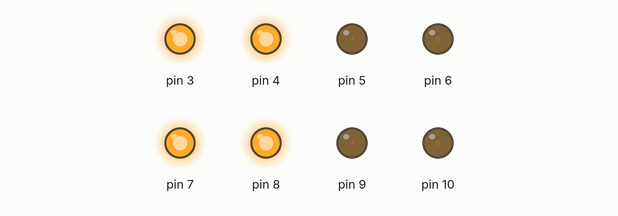
Simulated run of this sketch. Board: Arduino Uno, built with avr-gcc and run on an emulated ATmega328P. Shown: output pins drawn as LEDs (lit = HIGH).

Above: at 0.1 s.
Timing chart, 0 to 1.6 s (numbered marks = the images above):
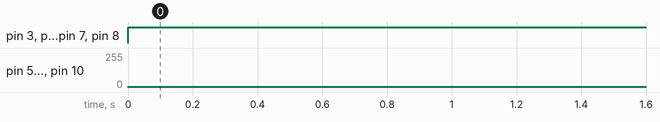

Measured:
- by itself, pin 3, pin 4, pin 7, pin 8: LOW → HIGH at 0.00 s
- by itself, pin 5, pin 6, pin 9, pin 10: 0/255 → 1/255 at 0.00 s

The sketch:

motor_control.ino
```cpp
#include "driver.h"

/*
3,4 Digital
5,6 PWM
7,8 Digital
9,10 PWM


------- | DIR | EN(~)
Motor 1 | 3   | 5  ~  Rear Left
Motor 2 | 4   | 6  ~  Rear Right
Motor 3 | 7   | 9  ~  Front Left
Motor 4 | 8   | 10 ~  Front Right


New Changes
------- | DIR | EN(~)
Motor 1 | 3   | 5  ~  Front Right
Motor 2 | 4   | 6  ~  Front Left
Motor 3 | 7   | 9  ~  Rear Right
Motor 4 | 8   | 10 ~  Rear Left

*/

Motor motor_rl(8,10);
Motor motor_rr(7,9);
Motor motor_fl(4,6);
Motor motor_fr(3,5);
Robot car(15,15,motor_rl,motor_rr,motor_fl,motor_fr);

void setup() {
}

void loop() {
  car.runModel(0,1,0);
  //Front
  // motor_rl.setSpeed(1,150);
  // motor_rr.setSpeed(1,150);
  // motor_fl.setSpeed(1,150);
  // motor_fr.setSpeed(1,150);
  // delay(5000);
  // //stop
  // motor_rl.setSpeed(0,0);
  // motor_rr.setSpeed(0,0);
  // motor_fl.setSpeed(1,0);
  // motor_fr.setSpeed(1,0);
  // delay(1000);
  // //Backward
  // motor_rl.setSpeed(0,150);
  // motor_rr.setSpeed(0,150);
  // motor_fl.setSpeed(0,150);
  // motor_fr.setSpeed(0,150);
  // delay(5000);
  // //stop
  // motor_rl.setSpeed(0,0);
  // motor_rr.setSpeed(0,0);
  // motor_fl.setSpeed(1,0);
  // motor_fr.setSpeed(1,0);
  // delay(1000);
  // // 45 deg left
  // motor_rl.setSpeed(1,150);
  // motor_rr.setSpeed(1,0);
  // motor_fl.setSpeed(1,0);
  // motor_fr.setSpeed(1,150);
  // delay(5000);
  // //stop
  // motor_rl.setSpeed(0,0);
  // motor_rr.setSpeed(0,0);
  // motor_fl.setSpeed(1,0);
  // motor_fr.setSpeed(1,0);
  // delay(1000);
  // // 45 deg right
  // motor_rl.setSpeed(1,0);
  // motor_rr.setSpeed(1,150);
  // motor_fl.setSpeed(1,150);
  // motor_fr.setSpeed(1,0);
  // delay(5000);
  // //stop
  // motor_rl.setSpeed(0,0);
  // motor_rr.setSpeed(0,0);
  // motor_fl.setSpeed(1,0);
  // motor_fr.setSpeed(1,0);
  // delay(1000);
  // // 90 deg left
  // motor_rl.setSpeed(1,150);
  // motor_rr.setSpeed(0,150);
  // motor_fl.setSpeed(0,150);
  // motor_fr.setSpeed(1,150);
  // delay(5000);
  // //stop
  // motor_rl.setSpeed(0,0);
  // motor_rr.setSpeed(0,0);
  // motor_fl.setSpeed(1,0);
  // motor_fr.setSpeed(1,0);
  // delay(1000);
  // // 90 deg right
  // motor_rl.setSpeed(0,150);
  // motor_rr.setSpeed(1,150);
  // motor_fl.setSpeed(1,150);
  // motor_fr.setSpeed(0,150);
  // delay(5000);
  // //stop
  // motor_rl.setSpeed(0,0);
  // motor_rr.setSpeed(0,0);
  // motor_fl.setSpeed(1,0);
  // motor_fr.setSpeed(1,0);
  // delay(1000);
  // // 135 deg left
  // motor_rl.setSpeed(0,150);
  // motor_rr.setSpeed(1,0);
  // motor_fl.setSpeed(1,0);
  // motor_fr.setSpeed(0,150);
  // delay(5000);
  // //stop
  // motor_rl.setSpeed(0,0);
  // motor_rr.setSpeed(0,0);
  // motor_fl.setSpeed(1,0);
  // motor_fr.setSpeed(1,0);
  // delay(1000);
  // // 135 deg right
  // motor_rl.setSpeed(0,0);
  // motor_rr.setSpeed(1,150);
  // motor_fl.setSpeed(1,150);
  // motor_fr.setSpeed(0,0);
  // delay(5000);
  // //stop
  // motor_rl.setSpeed(0,0);
  // motor_rr.setSpeed(0,0);
  // motor_fl.setSpeed(1,0);
  // motor_fr.setSpeed(1,0);
  // delay(1000);
}
```

driver.cpp
```cpp
#include "driver.h"

Motor::Motor(int DIR, int EN){
    this->DIR = DIR;
    this->EN = EN;
    pinMode(DIR, OUTPUT);
    pinMode(EN, OUTPUT);
    digitalWrite(DIR, LOW);
    digitalWrite(EN, LOW);
}

void Motor::setSpeed(int direction, int speed){
    speed = min(speed,255);
    speed = max(speed,0);
    digitalWrite(this->DIR, direction);
    analogWrite(this->EN,speed);

}

Robot::Robot(int car_width,int car_height, Motor& motor_rl, Motor& motor_rr, Motor& motor_fl,Motor& motor_fr){
    this->car_width = car_width;
    this->car_height = car_height;
    this->motor_rl = &motor_rl;
    this->motor_rr = &motor_rr;
    this->motor_fl = &motor_fl;
    this->motor_fr = &motor_fr;
}

void Robot::runModel(float Vx,float Vy, float W){ // Vx - velocity in x direction; Vy - velocity in y direction; w - angular velocity of robot
    float state_vector[3] = {Vx,Vy,W};
    float result[4][1];
    float model_mat[4][3] = {{-1,1,(this->car_width+this->car_height)},{1,1,-1*(this->car_width+this->car_height)},{-1,1, -1*(this->car_width+this->car_height)},{1,1,(this->car_width+this->car_height)}};
    for(int i=0;i<4;i++){
        for(int j=0;j<1;j++){
            result[i][j] =0;
            for(int k=0;k<3;k++){
                result[i][j] += model_mat[i][k]*state_vector[k];
             }
        }
    }
    if(result[0][0]>0)
      this->motor_fr->setSpeed(1,result[0][0]);
    else
      this->motor_fr->setSpeed(0,result[0][0]);
    if(result[0][0]>0)
      this->motor_fl->setSpeed(1,result[1][0]);
    else
      this->motor_fl->setSpeed(0,result[1][0]);
    if(result[0][0]>0)
      this->motor_rl->setSpeed(1,result[2][0]);
    else
      this->motor_rl->setSpeed(0,result[2][0]);
    if(result[0][0]>0)
      this->motor_rr->setSpeed(1,result[3][0]);
    else
      this->motor_rr->setSpeed(0,result[3][0]);


    return;
}
```

driver.h
```cpp
#ifndef _DRIVER_H_
#include <Arduino.h>


class Motor{
    private:
      int DIR;
      int EN;

    public:
      Motor(int DIR,int EN);
      void setSpeed(int direction,int speed);

};
class Robot{
  private:
   int car_width;
   int car_height;
   Motor* motor_rl;
   Motor* motor_rr;
   Motor* motor_fl;
   Motor* motor_fr;

  public:
    Robot(int car_width,int car_height, Motor& motor_rl, Motor& motor_rr, Motor& motor_fl,Motor& motor_fr);
    void runModel(float Vx,float Vy,float W);
};


#endif
```
